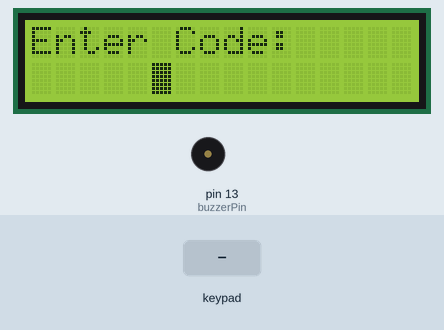
This sketch was run on a simulated Arduino Uno, built with avr-gcc and run on an emulated ATmega328P. On the bench: 16×2 character LCD, buzzer (waves = sounding, pin HIGH). Inputs (shaded band) come from the test bench.

Above: at 3.2 s.
3.3 s: keypad keys 1 2 3 4 A pressed 0.4 s apart
At 6.3 s:
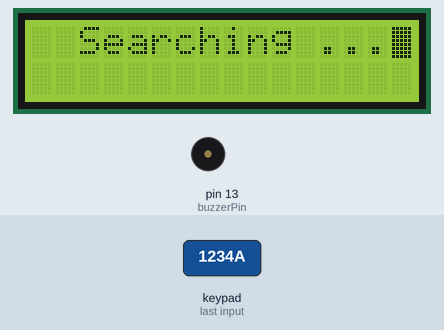
6.8 s: key 'B' pressed
At 7.5 s:
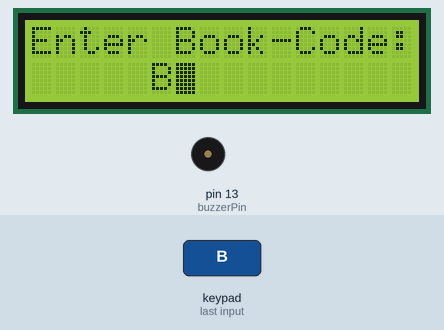
8.3 s: key 'A' pressed
At 9.5 s:
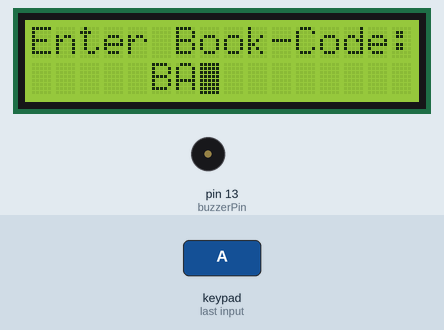
9.8 s: keypad keys 1 2 3 4 D pressed 0.4 s apart
At 12.0 s:
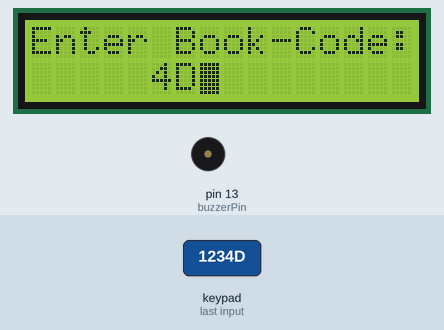
13.3 s: key 'C' pressed
At 13.6 s:
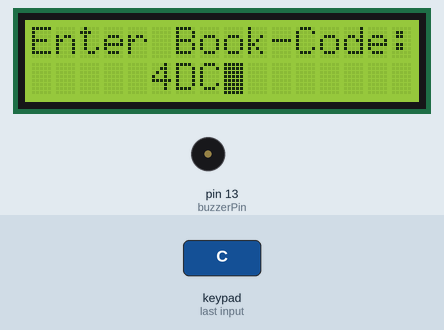
14.8 s: key 'E' pressed
At 16.0 s:
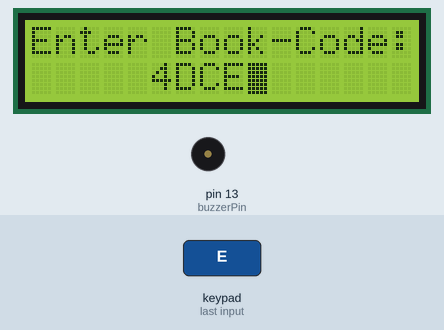
Timing chart, 0 to 17.3 s (numbered marks = the images above; inputs shaded):
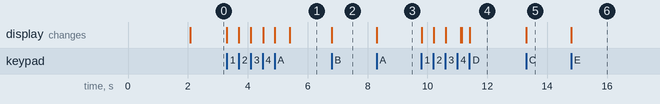

The sketch:

scanFinal_forUno_v1.2.ino
```cpp
/*
   code for first demo after soldering
*/


#include <Keypad.h>
#include <Key.h>
#include <LiquidCrystal.h>
#define buzzerPin 13

byte i, r[4] = {9, 8, 7, 6}, c[4] = {5, 4, 3, 2}; //pins have changed to match the final design
//i hope this is right order

char userInput[5], userIpCount, cardInput[12];
boolean searchOn, matched;

/*
  The circuit for LCD:
   LCD RS pin to digital pin A0
   LCD Enable pin to digital pin A1
   LCD D4 pin to digital pin A2
   LCD D5 pin to digital pin A3
   LCD D6 pin to digital pin A4
   LCD D7 pin to digital pin A5
   LCD R/W pin to ground
   LCD VSS pin to ground
   LCD VCC pin to 5V
   10K resistor:
   ends to +5V and ground
   wiper to LCD VO pin (pin 3)
*/

LiquidCrystal lcd(A0, A1, A2, A3, A4, A5);
char keyMap[4][4] = {{'1', '2', '3', 'A'},
  {'4', '5', '6', 'B'},
  {'7', '8', '9', 'C'},
  {'E', '0', 'F', 'D'}
};

//Keypad constructor ==> (makeKeymap(keys array), row array, column array,no. of rows, no. of columns)
Keypad  keypad = Keypad(makeKeymap(keyMap), r, c, 4, 4);

void setup()
{
  Serial.begin(9600);
  pinMode(buzzerPin, OUTPUT);
  digitalWrite(buzzerPin, LOW);
  lcd.begin(16, 2);
  lcd.clear();
  lcd.println("  A Product by  ");
  lcd.setCursor(0, 1);
  lcd.print("    AGJP Inc.");
  lcd.noBlink();
  delay(2000);
  lcd.clear();
  lcd.print("Enter Code:");
  lcd.setCursor(5, 1);
  lcd.blink();
  searchOn = false;
  matched = false;
}

void loop()
{
  char key;
  key = keypad.getKey();
  if (key)
  {
    if (!userIpCount)
    {
      searchOn = false;
      digitalWrite(buzzerPin, LOW);
      lcd.clear();
      lcd.print("Enter Book-Code:");
      lcd.setCursor(5, 1);
      lcd.blink();
    }
    userInput[userIpCount++] = key;
    lcd.print(key);
  }
  if (userIpCount == 5)
  {
    userIpCount = 0;
    delay(500);
    lcd.clear();
    lcd.noCursor();
    lcd.setCursor(2, 0);
    lcd.print("Searching ...");
    searchOn = true;
  }
  if (searchOn)
  {
    //animateSearch();
    if (Serial.available())
    {
      Serial.readBytes(cardInput, 12);
      for (i = 0; i < 5; i++)
      {
        if (cardInput[i + 6] != userInput[i])
          break;
      }
      if (i == 5)
      {
        matched = true;
        lcd.clear();
        lcd.setCursor(0, 0);
        lcd.print(" Book found!!");
        lcd.setCursor(0, 1);
        lcd.print("Press, any key.");
        digitalWrite(buzzerPin, HIGH);
        delay(1200);
        digitalWrite(buzzerPin, LOW);
      }
    }
  }
  else
    while (Serial.available())
      Serial.read();
}

/*
  void animateSearch()
  {
  byte pos;
  lcd.setCursor(0, 1);
  pos = byte(millis() / 1000) / 32;
  if (pos / 16)
    pos = 31 - pos;
  for (i = 0; i < pos; i++)
    lcd.print(" ");
  lcd.print("-");
  for (++i; i < 16; i++)
    lcd.print(" ");
  }
*/
```

Measured:
- after the input at 3.3 s, the display: first changes at once (image 1 shows a later state)
- after the input at 6.8 s, the display: changes at once (image 2)
- after the input at 8.3 s, the display: changes at once (image 3)
- after the input at 9.8 s, the display: first changes at once (image 4 shows a later state)
- after the input at 13.3 s, the display: changes at once (image 5)
- after the input at 14.8 s, the display: changes at once (image 6)
